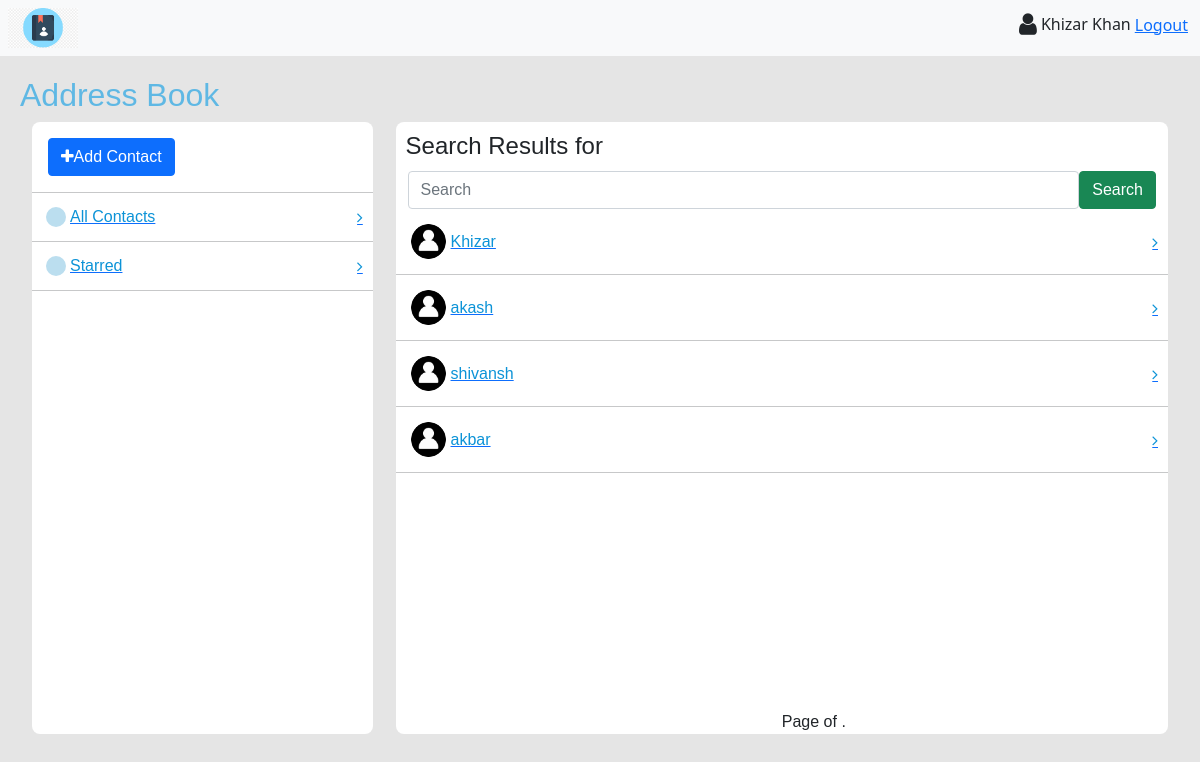
Page /contacts/search/ (signed in) on the committed database.
### book/models.py (models this page shows, shortened)
class Contact(models.Model):
    name = models.CharField(max_length=50)
    email = models.EmailField(blank=True)
    phone_no = models.CharField(max_length=100)
    address = models.CharField(max_length=200, blank=True)
    image = models.ImageField(upload_to="contacts", blank=True)
    starred = models.BooleanField(default=False)
    user = models.ForeignKey(User, on_delete=models.CASCADE)

### book/views.py (the view)
# urls.py: path("search/", views.search_query, name="search"),
@login_required(login_url="login")
def search_query(request):
    search = request.GET.get("search", "")
    contacts = Contact.objects.filter(
        Q(name__icontains=search)
        | Q(email__icontains=search)
        | Q(phone_no__icontains=search)
        | Q(address__icontains=search)
    )
    return render(
        request, "search_results.html", {"contacts": contacts, "query": search}
    )

### book/templates/search_results.html
{% extends 'contacts.html' %}
{% block header %}Search Results for {{query}}{% endblock %}

### book/templates/contacts.html (shortened to what this page needs)
{% extends 'base2.html' %}
{% block app_content %}
<div id="contactcard" class="position-relative">
    <h4>{% block header %}Contacts{% endblock %}</h4>
    <form action="/contacts/search/">
        <div class="container d-flex">
            <input type="text" class="form-control" placeholder="Search" name="search">
            <button type="submit" class="btn btn-success">Search</button>
        </div>
    </form>
    {% if contacts %}
        {% for contact in contacts %}
            <a href="{% url 'contact-information' contact.pk %}">
                <div class="d-flex justify-content-between align-items-center category" id="category">
                    <div class="d-flex align-items-center">
                        {% if contact.image %}
                            <img src="{{contact.image.url}}" alt="">
                        {% else %}
                            <img src="/static/images/contact.jpeg" alt="">
                        {% endif %}
                        <p class="m-0">{{contact.name}}</p>
                    </div>
                    <i class="fa fa-angle-right" aria-hidden="true"></i>
                </div>
            </a>
            <hr class="m-0 p-0">
        {% endfor %}
    {% else %}
        <h4>No Results Found.</h4>
    {% endif %}
   <div class="position-absolute bottom-0 start-50">
        <span class="step-links">
            <span class="current">
                Page {{ page_obj.number }} of {{ page_obj.paginator.num_pages }}.
            </span>
        </span>
    </div>
</div>
{% endblock %}

### book/templates/base.html (shortened to what this page needs)
{% extends 'core.html' %}
{% block content %}
<section class="container-fluid d-flex bg-light justify-content-between p-2">
    <img src="/static/images/logo.jpg" alt="" id="logo-img">
    <div id="navtab">
        <div class="d-inline-flex align-items-center">
            <i class="fa fa-user m-1 font-25" aria-hidden="true"></i>
            {% if request.user.is_authenticated %}
                <h6 class="m-0">{{request.user.get_full_name}}</h6>
                <a href="{% url 'logout' %}" class="m-1">Logout</a>
            {% else %}
                <a href="{% url 'login' %}" class="m-1">Login</a>
                <a href="{% url 'signup' %}" class="m-1">Sign Up</a>
            {% endif %}
        </div>
    </div>
</section>
{% block content2 %}{% endblock %}
{% endblock %}

### static/css/styles.css (style rules this page uses)
* { margin: 0px; padding: 0px; }
:root { --bg-color: rgb(187, 222, 239); --color: rgb(12, 147, 215); }
body { background-color: #e5e5e5; }
.font-25 { font-size: 25px; }
#logo-img { height: 40px; width: 70px; background-repeat: no-repeat; background-color: transparent; }
.category { padding: 10px; }
.category div p { color: var(--color); }
.category i { color: var(--color); }
#contactcard { width: 68%; background-color: white; border-radius: 8px; }
#contactcard h4 { margin: 10px; }
.category div img { height: 35px; width: 35px; border-radius: 100%; margin: 5px; }

### rows in the picture
Contact: name "Khizar"
Contact: name "akash"
Contact: name "shivansh"
Contact: name "akbar"

### other values in the picture
{{ request.user.get_full_name }} "Khizar Khan"
